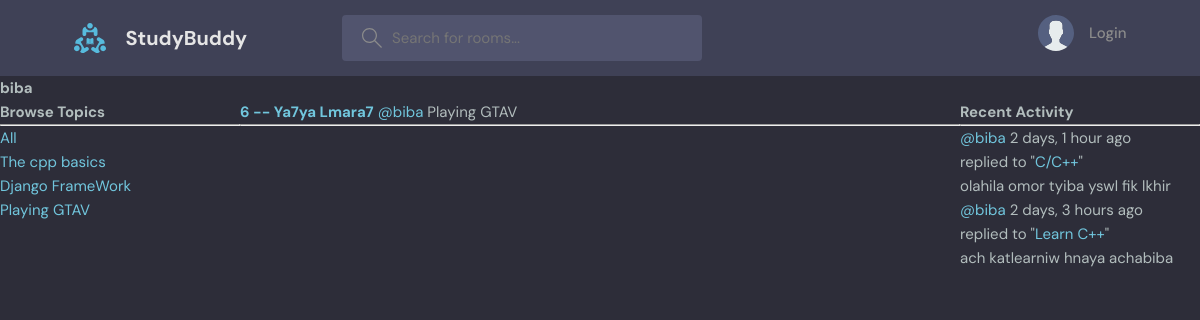
/user-profile/3/, run on the app's committed database.
### base/models.py (models this page shows, shortened)
class Topic(models.Model):
    name = models.CharField(max_length=200)

class Room(models.Model):
    members = models.ManyToManyField(User, related_name='members', blank=True)
    host = models.ForeignKey(User, on_delete=models.SET_NULL, null=True)
    topic = models.ForeignKey(Topic, on_delete=models.SET_NULL, null=True)
    name = models.CharField(max_length=200)
    description = models.TextField(null=True, blank=True)
    updated = models.DateTimeField(auto_now=True)
    created = models.DateTimeField(auto_now_add=True)
    def __str__(self):
        return self.name
    class Meta:
        ordering = ['-updated', '-created']

class Message(models.Model):
    user = models.ForeignKey(User ,on_delete=models.CASCADE)
    room = models.ForeignKey(Room, on_delete=models.CASCADE)
    body = models.TextField()
    updated = models.DateTimeField(auto_now=True)
    created = models.DateTimeField(auto_now_add=True)
    def __str__(self):
        r = self.body[0:40]
        if len(self.body) > 40:r+='...'
        return r
    class Meta:
        ordering = ['-updated', '-created']

### base/views.py (the view)
# urls.py: path('user-profile/<str:pk>/', views.userProfile, name='user-profile'),
def userProfile(request, pk):
    user = User.objects.get(id=pk)
    rooms = user.room_set.all()
    msgs = user.message_set.all()
    topics = Topic.objects.all()
    context = {'user':user, 'rooms':rooms, 'msgs':msgs, 'topics':topics}
    return render(request, 'base/profile.html', context)

### base/templates/base/profile.html (shortened to what this page needs)
{% include 'main.html' %}
{% block content %}
<h1>{{user.username}}</h1>
<div class="profile-container">
    <div>
        {% include 'base/topics.html' %}
    </div>
    <div>
        {% include 'base/feed.html' %}
    </div>
    <div>
        {% include 'base/activity.html' %}
    </div>
</div>
{% endblock content %}

### base/templates/base/topics.html
<h3>Browse Topics</h3>
<hr>
<div>
    <a href="{% url 'home' %}">All</a>
</div>
{% for topic in topics %}
    <div>
        <a href="{% url 'home' %}?q={{topic.name}}">{{topic.name}}</a>
    </div>
{% endfor %}

### base/templates/base/feed.html (shortened to what this page needs)
<div>
{% for room in rooms %}
    <div>
        <a href="{% url 'room' room.id %}"><h5>{{room.id}} -- {{room.name}}</h5></a>
        <a href="{% url 'user-profile' room.host.id %}">@{{room.host.username}}</a>
        <small>{{room.topic.name}}</small>
        <hr>
    </div>
{% endfor %}
</div>

### base/templates/base/activity.html
<h3>Recent Activity</h3>
<hr>
{% for msg in msgs %}
<div>
    <small><a href="{% url 'user-profile' msg.user.id %}">@{{msg.user}}</a> {{msg.created|timesince}} ago <br></small>
    <small>replied to "<a href="{% url 'room' msg.room.id %}?q={{msg.room.name}}" >{{msg.room}}</a>"</small>
    <p>{{msg}}</p>
</div>
{% endfor %}

### static/styles/style.css (style rules this page uses)
:root { --color-main: #71c6dd; --color-main-light: #e1f6fb; --color-dark: #3f4156; --color-dark-medium: #51546e; --color-dark-light: #696d97; --color-light: #e5e5e5; --color-gray: #8b8b8b; --color-light-gray: #b2bdbd; --color-bg: #2d2d39; --color-success: #5dd693; --color-error: #fc4b0b; }
* { font-family: "DM Sans", -apple-system, BlinkMacSystemFont, "Segoe UI", Roboto, Oxygen, Ubuntu, Cantarell, "Open Sans", "Helvetica Neue", sans-serif; margin: 0; padding: 0; box-sizing: border-box; text-rendering: optimizeLegibility; font-size: inherit; }
html { font-size: 56.25%; }
@media only screen and (min-width: 1200px) { html { font-size: 62.5%; } }
body { line-height: 1.6; font-weight: 400; font-size: 1.5rem; color: var(--color-light-gray); background-color: var(--color-bg); min-height: 100vh; }
a { display: inline-block; color: var(--color-main); text-decoration: none; }

### base/templates/base/profile.html (style rules this page uses)
.profile-container { display : grid; grid-template-columns: 1fr 3fr 1fr; }

### data on the page
Topic: name "The cpp basics"
Topic: name "Django FrameWork"
Topic: name "Playing GTAV"
Room: id "6", name "Ya7ya Lmara7", host.username "biba", topic.name "Playing GTAV"
Message: user "biba", created "2 days, 1 hour", room "C/C++", body "olahila omor tyiba yswl fik lkhir"
Message: user "biba", created "2 days, 3 hours", room "Learn C++", body "ach katlearniw hnaya achabiba"

### other printed values
{{ user.username }} "biba"
